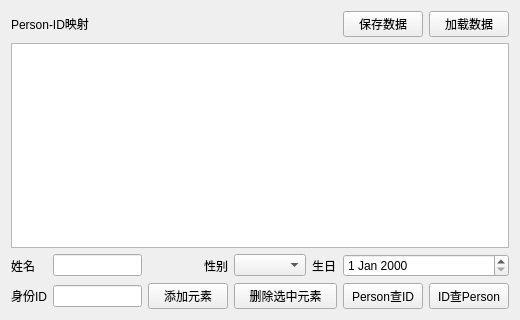
<?xml version="1.0" encoding="UTF-8"?>
<ui version="4.0">
 <class>Widget</class>
 <widget class="QWidget" name="Widget">
  <property name="geometry">
   <rect>
    <x>0</x>
    <y>0</y>
    <width>520</width>
    <height>320</height>
   </rect>
  </property>
  <property name="windowTitle">
   <string>Widget</string>
  </property>
  <layout class="QVBoxLayout" name="verticalLayout">
   <item>
    <layout class="QHBoxLayout" name="horizontalLayout">
     <item>
      <widget class="QLabel" name="label">
       <property name="sizePolicy">
        <sizepolicy hsizetype="Expanding" vsizetype="Preferred">
         <horstretch>0</horstretch>
         <verstretch>0</verstretch>
        </sizepolicy>
       </property>
       <property name="text">
        <string>Person-ID映射</string>
       </property>
      </widget>
     </item>
     <item>
      <widget class="QPushButton" name="pushButtonSaveData">
       <property name="text">
        <string>保存数据</string>
       </property>
      </widget>
     </item>
     <item>
      <widget class="QPushButton" name="pushButtonLoadData">
       <property name="text">
        <string>加载数据</string>
       </property>
      </widget>
     </item>
    </layout>
   </item>
   <item>
    <widget class="QListWidget" name="listWidget"/>
   </item>
   <item>
    <layout class="QGridLayout" name="gridLayout">
     <item row="1" column="0" colspan="2">
      <widget class="QLabel" name="label_3">
       <property name="text">
        <string>身份ID</string>
       </property>
      </widget>
     </item>
     <item row="1" column="2">
      <widget class="QLineEdit" name="lineEditID"/>
     </item>
     <item row="1" column="3" colspan="2">
      <widget class="QPushButton" name="pushButtonAdd">
       <property name="text">
        <string>添加元素</string>
       </property>
      </widget>
     </item>
     <item row="1" column="5" colspan="3">
      <widget class="QPushButton" name="pushButtonDel">
       <property name="text">
        <string>删除选中元素</string>
       </property>
      </widget>
     </item>
     <item row="1" column="8">
      <widget class="QPushButton" name="pushButtonPersonToID">
       <property name="text">
        <string>Person查ID</string>
       </property>
      </widget>
     </item>
     <item row="1" column="9">
      <widget class="QPushButton" name="pushButtonIDToPerson">
       <property name="text">
        <string>ID查Person</string>
       </property>
      </widget>
     </item>
     <item row="0" column="3" colspan="2">
      <widget class="QLabel" name="label_4">
       <property name="text">
        <string>性别</string>
       </property>
       <property name="alignment">
        <set>Qt::AlignRight|Qt::AlignTrailing|Qt::AlignVCenter</set>
       </property>
      </widget>
     </item>
     <item row="0" column="2">
      <widget class="QLineEdit" name="lineEditName"/>
     </item>
     <item row="0" column="0" colspan="2">
      <widget class="QLabel" name="label_2">
       <property name="text">
        <string>姓名</string>
       </property>
      </widget>
     </item>
     <item row="0" column="5" colspan="2">
      <widget class="QComboBox" name="comboBoxGender"/>
     </item>
     <item row="0" column="7">
      <widget class="QLabel" name="label_5">
       <property name="text">
        <string>生日</string>
       </property>
      </widget>
     </item>
     <item row="0" column="8" colspan="2">
      <widget class="QDateEdit" name="dateEditBirthday">
       <property name="sizePolicy">
        <sizepolicy hsizetype="Minimum" vsizetype="Fixed">
         <horstretch>0</horstretch>
         <verstretch>0</verstretch>
        </sizepolicy>
       </property>
      </widget>
     </item>
    </layout>
   </item>
  </layout>
 </widget>
 <resources/>
 <connections/>
</ui>
